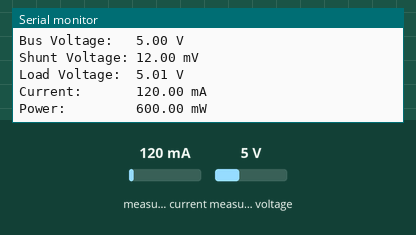
A sketch run on a simulated Arduino Uno, built with avr-gcc and run on an emulated ATmega328P. On the bench: the last lines printed to the serial monitor. Inputs (shaded band) come from the test bench; at power-on: measured current 120 mA, measured voltage 5 V.

Above: at 1.2 s.
1.3 s: measured current set to 40 mA
At 2.5 s:
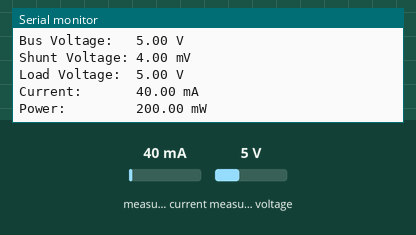
2.8 s: measured voltage set to 0.3 V
At 3.8 s:
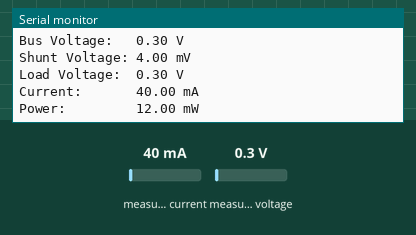
4.3 s: measured current set to 500 mA
At 5.9 s:
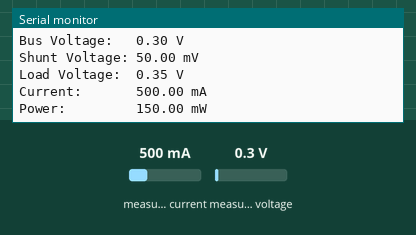
Timing chart, 0 to 7.4 s (numbered marks = the images above; inputs shaded):
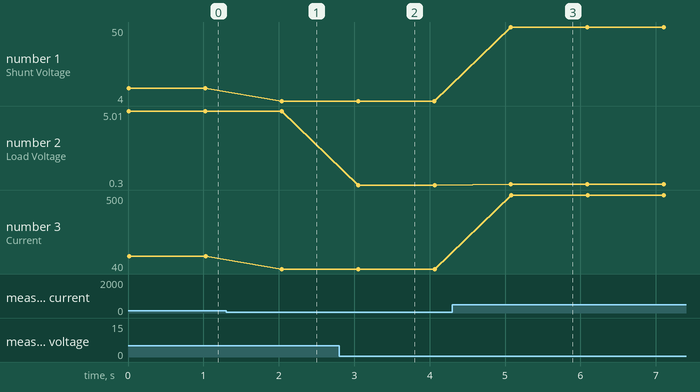

Measured:
- after the input at 1.3 s, the serial monitor: prints a new line after 0.74 s (image 1)
- after the input at 2.8 s, the serial monitor: prints a new line after 0.25 s (image 2)
- after the input at 4.3 s, the serial monitor: prints a new line after 0.78 s (image 3)
- plotted number 1: 12 → 4 after the input at 1.3 s, 4 → 50 after the input at 4.3 s
- plotted number 2: 5 → 0.3 after the input at 2.8 s, 0.3 → 0.35 after the input at 4.3 s
- plotted number 3: 120 → 40 after the input at 1.3 s, 40 → 500 after the input at 4.3 s

The sketch:

ina219_currentSensor.ino
```cpp
#include <Wire.h>
#include <Adafruit_INA219.h>

Adafruit_INA219 ina219;

void setup(void)
{
  Serial.begin(115200);
  while (!Serial)
  {
    delay(1);
  }

  // Initialize the INA219.
  if (! ina219.begin())
  {
    Serial.println("Failed to find INA219 chip");
    while (1)
    {
      delay(10);
    }
  }
  // To use a slightly lower 32V, 1A range (higher precision on amps):
  //ina219.setCalibration_32V_1A();
  // Or to use a lower 16V, 400mA range, call:
  //ina219.setCalibration_16V_400mA();

  Serial.println("Measuring voltage, current, and power with INA219 ...");
}

void loop(void)
{
  float shuntvoltage = 0;
  float busvoltage = 0;
  float current_mA = 0;
  float loadvoltage = 0;
  float power_mW = 0;

  shuntvoltage = ina219.getShuntVoltage_mV();
  busvoltage = ina219.getBusVoltage_V();
  current_mA = ina219.getCurrent_mA();
  power_mW = ina219.getPower_mW();
  loadvoltage = busvoltage + (shuntvoltage / 1000);

  Serial.print("Bus Voltage:   "); Serial.print(busvoltage); Serial.println(" V");
  Serial.print("Shunt Voltage: "); Serial.print(shuntvoltage); Serial.println(" mV");
  Serial.print("Load Voltage:  "); Serial.print(loadvoltage); Serial.println(" V");
  Serial.print("Current:       "); Serial.print(current_mA); Serial.println(" mA");
  Serial.print("Power:         "); Serial.print(power_mW); Serial.println(" mW");
  Serial.println("");

  delay(1000);
}
```
